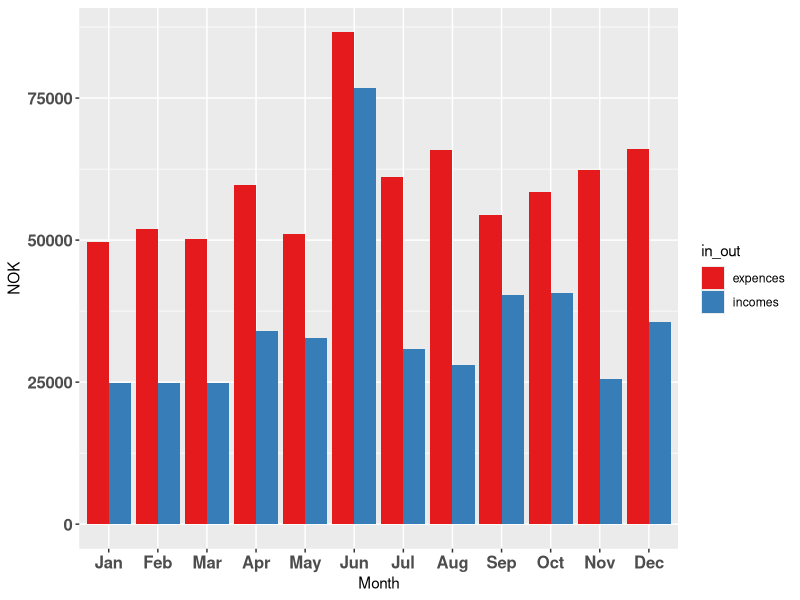

Here is the R script that generated this plot:
## ---- chunk 1
## if not installed, install and load.
if(!require(lubridate)) install.packages("lubridate")
if(!require(stringr)) install.packages("stringr")
if(!require(tidyr)) install.packages("tidyr")
if(!require(ggplot2)) install.packages("ggplot2")
if(!suppressPackageStartupMessages(require(dplyr))) install.packages("dplyr")
## ---- chunk 2
felleskonto <- read.delim(file = "dplyr_nettbank/gjensidige.txt",stringsAsFactors = FALSE, 
								  fill = T, header = T, dec = ",", na.strings = "") %>%	tbl_df()
## Have a look at the data
head(felleskonto)
## Will first select only the columns we need, and rename them to English while we are at it.
felleskonto_subset  <- select(felleskonto, 
										Date = Bokfort, 
										Text_code = Tekstkode, 
										Description = Beskrivelse, 
										Out = Ut_av_konto, 
										In = Inn_pa_konto)
## Look again
felleskonto_subset
## ---- chunk 3
## Reformat the date column to a date format.
felleskonto_subset$Date <- lubridate::dmy(felleskonto_subset$Date)
head(felleskonto_subset)
## Add a month column
felleskonto_subset <- mutate(felleskonto_subset, 
									  Month = month(Date, label = TRUE),
									  new_date = Date + days(30))
## Set In and Out to numeric.
class(felleskonto_subset$In) <- "numeric"
class(felleskonto_subset$Out) <- "numeric"
## Summarize expenes and incomes per month and gather them in one column
in_out_summary <- felleskonto_subset %>% 
	group_by(Month) %>% 
	summarize(expences = sum(-Out, na.rm = T), 
				 incomes = sum(In, na.rm = T)) %>%
	gather(key = in_out, value = NOK, -Month)

## Nice and tidy
in_out_summary

## Lets plot it per month!
ggplot(in_out_summary, aes(Month, NOK, fill = in_out)) + 
	geom_bar(stat="identity", position = position_dodge()) + 
	theme(axis.text = element_text(size = 12, face = "bold")) + 
	scale_fill_brewer(type = "qual", palette = "Set1")
## ---- chunk 4
group_by(in_out_summary, in_out) %>%
	summarize(sum = sum(NOK))
## ---- chunk 5
count(felleskonto_subset, Text_code, sort = TRUE)
## ---- chunk 6
group_by(felleskonto_subset, Description) %>%
	filter(Text_code == "VARER") %>%
	count(Description, sort = T)
## ---- chunk 7
felleskonto_subset$Description <- str_replace(felleskonto_subset$Description, "^[\\d]{2}.[\\d]{2}\\s", "")
## Try again
felleskonto_subset %>%
	filter(Text_code == "VARER") %>%
	count(Description, sort = T)
## ---- chunk 8
felleskonto_subset %>%
	filter(Text_code == "VARER") %>%
group_by(Description) %>%
	summarize(Sum_out_varer = sum(-Out, na.rm = TRUE))
## ---- chunk 9
felleskonto_subset %>%
	filter(Text_code == "VARER") %>%
group_by(Description) %>%
	summarize(Sum_out_varer = sum(-Out, na.rm = TRUE)) %>% 
	arrange(desc(Sum_out_varer))
